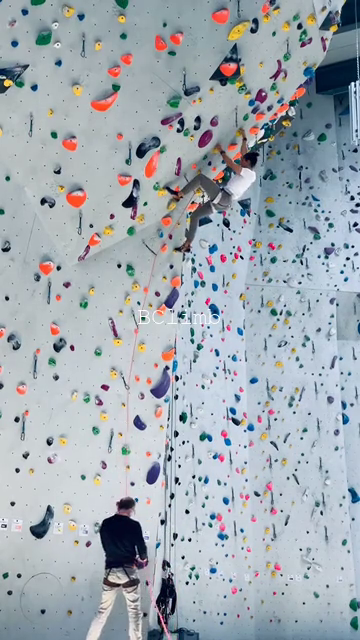
#> input picture frame 30 of notebooks/test.mp4, 360 x 640 px, given in place of Overhang (vertical + horizontal).mp4, which was not available
$ jupyter execute --allow-errors opencv_experiments.ipynb
#> lines starting #> are read from the running program, lines starting #| are printed output that depends on the picture; after the words box and inside, x2 and y2 are one past the last pixel; in counts of white or black regions, pixels touching at a corner belong together; pictures that were not available may be replaced by others from this repository, and a replacement may not be noted
[cell 1]
import h5py
import numpy as np
import pandas as pd
import matplotlib.pyplot as plt
from matplotlib.pyplot import figure
import math
import matplotlib.animation as ani
import cv2
from datetime import datetime

from __future__ import print_function
import argparse

#> (a cell that did not finish here is left out)

#> (a cell that did not finish here is left out)

#> (a cell that did not finish here is left out)

[cell 5]
cap = cv2.VideoCapture("../data/overhang/Overhang (vertical + horizontal).mp4")

ret, frame1 = cap.read()
#> frame1 is the input picture: shape (640, 360, 3); mean B, G, R 178.9, 171.5, 162.5
ret, frame2 = cap.read()
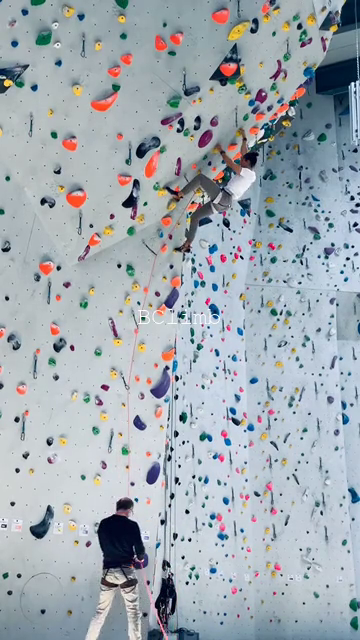
#> input picture frame 31 of notebooks/test.mp4, 360 x 640 px, given in place of Overhang (vertical + horizontal).mp4, which was not available
#> frame2 is the input picture: shape (640, 360, 3); mean B, G, R 178.6, 171.4, 162.2
#> `canny_high = cv2.Canny(gray, 250, 500)`:
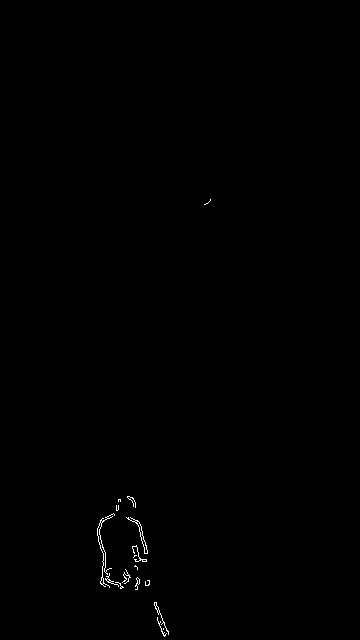
#> canny_high: shape (640, 360); 0.26% white in thin lines or dots, all inside (x1, y1, x2, y2) = (97, 199, 211, 637)
#> `dilated = cv2.dilate(thresh, None, iterations=10)`:
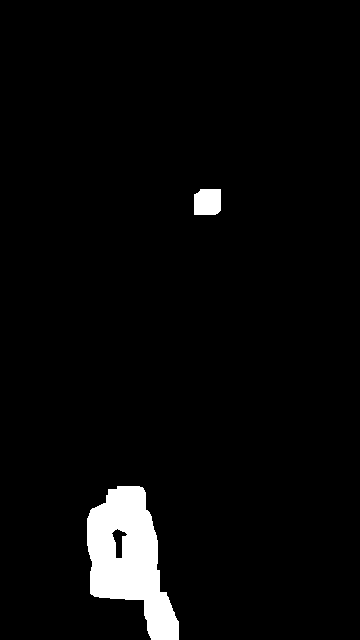
#> dilated: shape (640, 360); 3.8% white; 2 white regions
#> `contours, _ = cv2.findContours(dilated, cv2.RETR_TREE, cv2.CHAIN_APPRO..`: contours = 3 contours; box (x1, y1, x2, y2) and area: (87, 486, 179, 640) 8064, (194, 189, 221, 215) 620, (111, 528, 128, 559) 246
#> the loop `for contour in contours:` made 3 passes
#> (x, y, w, h) on passes 1 to 3: (87, 486, 92, 154), (111, 528, 17, 31), (194, 189, 27, 26)
#> after the loop `for contour in contours:`:
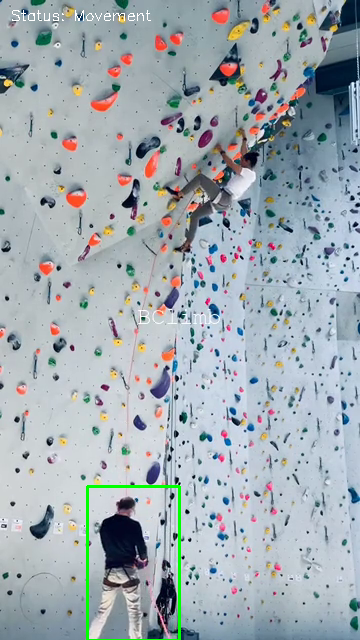
#> frame1: shape (640, 360, 3); 0.7% of pixels changed, all inside (x1, y1, x2, y2) = (12, 10, 181, 640)

fps = cap.get(cv2.cv2.CAP_PROP_FPS)
print(fps)

[cell 6]
def time_to_frame(end_time):
    t_step = end_time.replace(tzinfo=None)  - moves_df.start_time[0].replace(tzinfo=None)
    frame_number = t_step.total_seconds() * fps
    return frame_number

#> (a cell that did not finish here is left out)

[cell 8]
# We need to set resolutions.
# so, convert them from float to integer.
width= int(cap.get(cv2.CAP_PROP_FRAME_WIDTH))
height= int(cap.get(cv2.CAP_PROP_FRAME_HEIGHT))


# Below VideoWriter object will create
# a frame of above defined The output
# is stored in 'filename.avi' file.
result= cv2.VideoWriter('moves_tracker2.mp4', cv2.VideoWriter_fourcc(*'MP4V'), 30, (width,height))

frame_counter = 0
# Read the video
#> (the rest of this cell did not finish here and is left out)

[cell 9]
cap = cv2.VideoCapture("test.mp4")

ret, frame1 = cap.read()
ret, frame2 = cap.read()

# We need to set resolutions.
# so, convert them from float to integer.
frame_width = int(cap.get(3))
#> frame_width = 360
frame_height = int(cap.get(4))
#> frame_height = 640

size = (frame_width, frame_height)
#> size = (360, 640)

# Below VideoWriter object will create
# a frame of above defined The output
# is stored in 'filename.avi' file.
result = cv2.VideoWriter('filename.mp4', cv2.VideoWriter_fourcc(*'MP4V'), 20.0, (640,480))

# Read the video
while(cap.isOpened()):
    # Subtract current frame from the previous
    diff = cv2.absdiff(frame1, frame2)

    # Convert to grayscale
    gray = cv2.cvtColor(diff, cv2.COLOR_BGR2GRAY)
    #blur = cv2.GaussianBlur(gray, (7,7), 0)
    canny = cv2.Canny(gray, 20, 30)
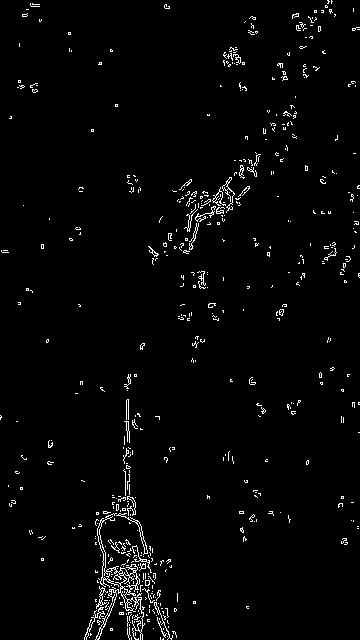
#> canny: shape (640, 360); 2.3% white in thin lines or dots
    canny_high = cv2.Canny(gray, 250, 500)

    _, thresh1 = cv2.threshold(canny, 20, 255, cv2.THRESH_BINARY)
    _, thresh2 = cv2.threshold(canny_high, 20, 255, cv2.THRESH_BINARY+cv2.THRESH_OTSU)

    dilated1 = cv2.dilate(thresh1, None, iterations=3)
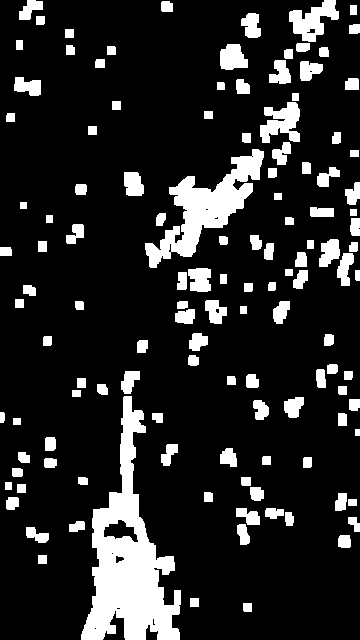
#> dilated1: shape (640, 360); 15.1% white; 126 white regions
    dilated2 = cv2.dilate(thresh2, None, iterations=10)

    contours1, _ = cv2.findContours(dilated1, cv2.RETR_TREE, cv2.CHAIN_APPROX_SIMPLE)
#> contours1 = 139 contours, 10 with area under 20; largest, box (x1, y1, x2, y2) and area: (81, 396, 181, 640) 10303, (145, 149, 264, 268) 4458, (289, 0, 339, 42) 1014, (260, 102, 300, 143) 910, (220, 44, 248, 70) 520
    contours2, _ = cv2.findContours(dilated2, cv2.RETR_TREE, cv2.CHAIN_APPROX_SIMPLE)
#> contours2 has the same summary as contours

    for contour in contours2:
        (x, y, w, h) = cv2.boundingRect(contour)

        if cv2.contourArea(contour) < 700:
            continue

        cv2.rectangle(frame1, (x, y), (x+w, y+h), (0, 255, 0), 2)
        cv2.putText(frame1, "Status: {}".format('Movement'), (10, 20), cv2.FONT_HERSHEY_SIMPLEX, 1, (0, 0, 255), 3)
#> this loop made 3 passes
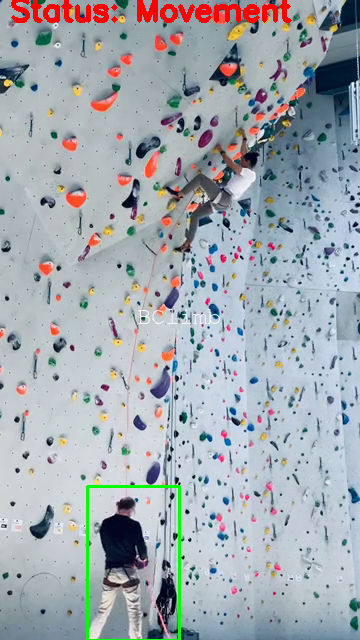
#> frame1: shape (640, 360, 3); 1.9% of pixels changed, all inside (x1, y1, x2, y2) = (11, 0, 292, 640)


    # Stacking the images to print them together
    # For comparison
    #images = np.hstack((gray, dilated1, dilated2))
    result.write(frame1)
    cv2.imshow('frame',frame1)
    frame1 = frame2
    ret, frame2 = cap.read()
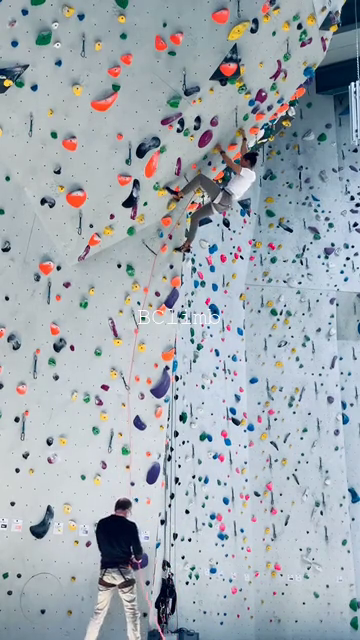
#> input picture frame 32 of notebooks/test.mp4, 360 x 640 px
#> frame2 is the input picture: shape (640, 360, 3); mean B, G, R 178.7, 171.3, 162.2

    # Press Q on keyboard to  exit
    if cv2.waitKey(25) & 0xFF == ord('q'):
#> (key q is pressed here)
        break

cap.release()
result.release()
cv2.destroyAllWindows()

[cell 10]
cap = cv2.VideoCapture("test.mp4")

ret, frame1 = cap.read()
ret, frame2 = cap.read()

while(cap.isOpened()):
    diff = cv2.absdiff(frame1, frame2)
    gray = cv2.cvtColor(diff, cv2.COLOR_BGR2GRAY)
    blur = cv2.GaussianBlur(gray, (5,5), 0)
    _, thresh = cv2.threshold(blur, 20, 255, cv2.THRESH_BINARY)
#> thresh: shape (640, 360); 1.3% white; 20 white regions (12 under 20 px), largest, box (x1, y1, x2, y2) and area: (96, 496, 148, 640) 2406, (153, 601, 170, 640) 258, (144, 579, 151, 587) 43
    dilated = cv2.dilate(thresh, None, iterations=3)
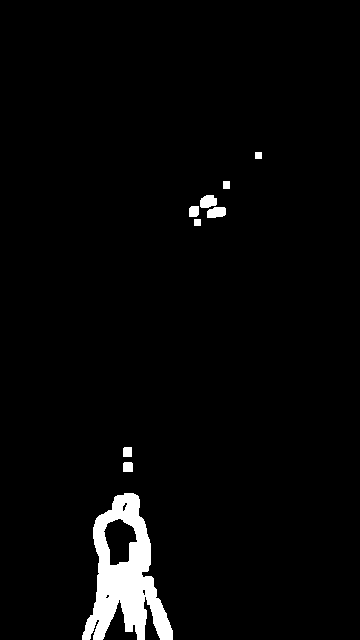
#> dilated: shape (640, 360); 3.1% white; 9 white regions
    contours, _ = cv2.findContours(dilated, cv2.RETR_TREE, cv2.CHAIN_APPROX_SIMPLE)
#> contours = 13 contours, 2 with area under 20; largest, box (x1, y1, x2, y2) and area: (82, 493, 173, 640) 7122, (103, 518, 138, 566) 1052, (200, 195, 217, 208) 156, (207, 207, 226, 218) 153, (189, 206, 199, 217) 86

    for contour in contours:
        (x, y, w, h) = cv2.boundingRect(contour)

        if cv2.contourArea(contour) < 700:
            continue

        cv2.rectangle(frame1, (x, y), (x+w, y+h), (0, 255, 0), 2)
        cv2.putText(frame1, "Status: {}".format('Movement'), (10, 20), cv2.FONT_HERSHEY_SIMPLEX, 1, (0, 0, 255), 3)
#> this loop made 13 passes
#> (x, y, w, h) on passes 1, 2, 3, 4, 5, 6, 7, 9, 10, 11: (82, 493, 91, 147), (105, 594, 5, 5), (142, 589, 4, 7), (103, 518, 35, 48), (122, 502, 6, 10), (123, 462, 10, 10), (123, 447, 9, 10), (207, 207, 19, 11), (189, 206, 10, 11), (200, 195, 17, 13)
#> (contour, x, y, w, h) on passes 8, 12, 13: ([[194, 219], [194, 225], [200, 225], [200, 219]], 194, 219, 7, 7), ([[223, 181], [223, 188], [229, 188], [229, 181]], 223, 181, 7, 8), ([[255, 152], [255, 158], [261, 158], [261, 152]], 255, 152, 7, 7)
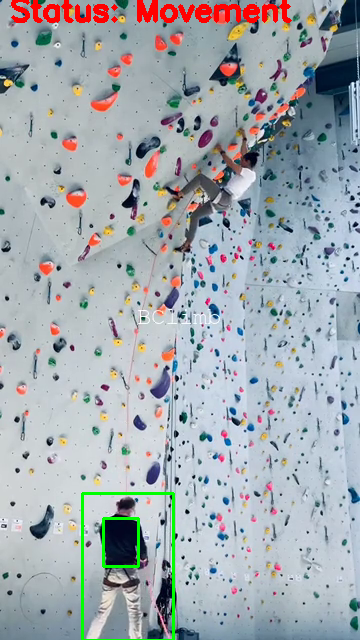
#> frame1: shape (640, 360, 3); 2.1% of pixels changed, all inside (x1, y1, x2, y2) = (11, 0, 292, 640)


    #cv2.drawContours(frame1, contours, -1, (0, 255, 0), 2)

    cv2.imshow('feed',frame1)
    frame1 = frame2
    ret, frame2 = cap.read()

    if cv2.waitKey(40) == 27:
#> (key q is pressed here)
        break

    if cv2.getWindowProperty('frame', cv2.WND_PROP_VISIBLE) < 1:
        break

cap.release()
cv2.destroyAllWindows()

$ run again, starting later in the video
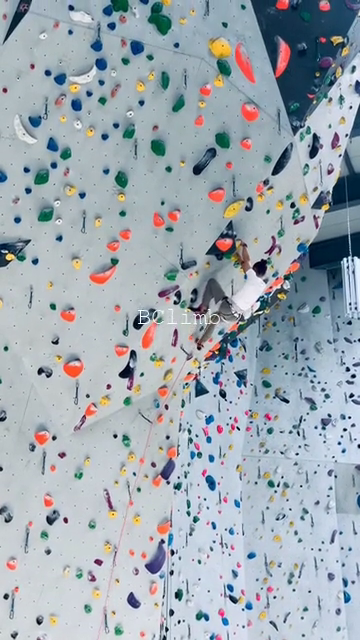
#> input picture frame 240 of notebooks/test.mp4, 360 x 640 px, given in place of Overhang (vertical + horizontal).mp4, which was not available
#> frame1 is the input picture: shape (640, 360, 3); mean B, G, R 178, 169.8, 159.5
#> canny_high: shape (640, 360); every value is 0
#> `contours, _ = cv2.findContours(dilated, cv2.RETR_TREE, cv2.CHAIN_APPRO..`: contours = []
#> frame_width = 360
#> frame_height = 640
#> size = (360, 640)
#> canny: shape (640, 360); 14% white in thin lines or dots
#> dilated1: shape (640, 360); 72.9% white; 228 black regions (119 under 20 px)
#> contours1 = 364 contours, 113 with area under 20; largest, box (x1, y1, x2, y2) and area: (0, 0, 360, 640) 151566, (0, 411, 99, 624) 6266, (84, 198, 140, 295) 2142, (217, 483, 301, 569) 1796, (112, 481, 183, 567) 1753
#> contours2 = []
#> thresh: shape (640, 360); 2.4% white in thin lines or dots
#> dilated: shape (640, 360); 17.3% white; 204 white regions
#> `contours, _ = cv2.findContours(dilated, cv2.RETR_TREE, cv2.CHAIN_APPRO..`: contours = 212 contours, 10 with area under 20; largest, box (x1, y1, x2, y2) and area: (184, 248, 295, 461) 5794, (333, 229, 360, 333) 1578, (189, 518, 246, 568) 1032, (276, 394, 320, 469) 1023, (338, 355, 360, 409) 788
#> the loop `for contour in contours:` made 212 passes
#> (x, y, w, h) on passes 1 to 3: (206, 635, 8, 5), (36, 635, 8, 5), (299, 631, 9, 9)
#> after the loop `for contour in contours:`:
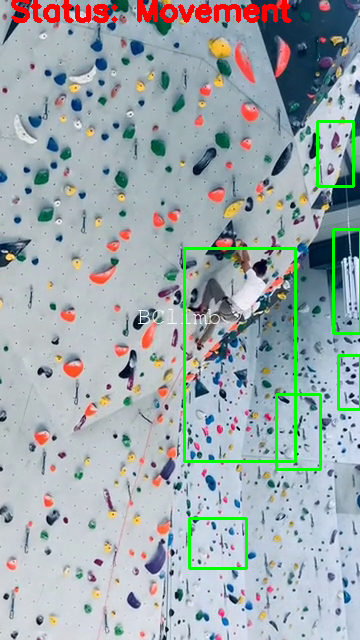
#> frame1: shape (640, 360, 3); 3.42% of pixels changed, all inside (x1, y1, x2, y2) = (11, 0, 360, 570)
